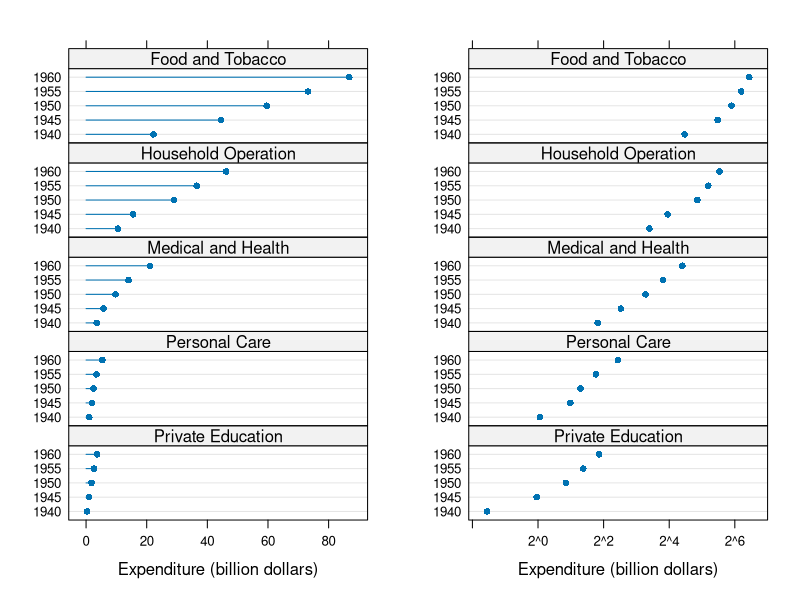
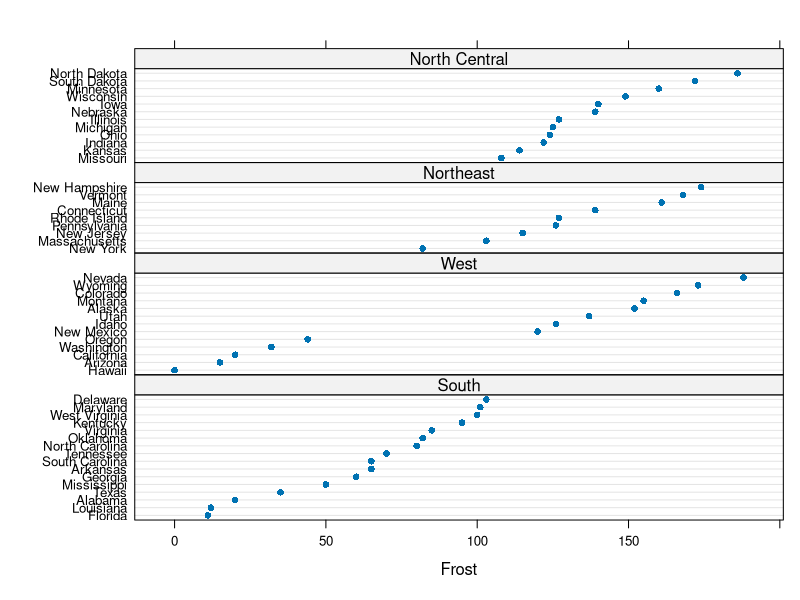
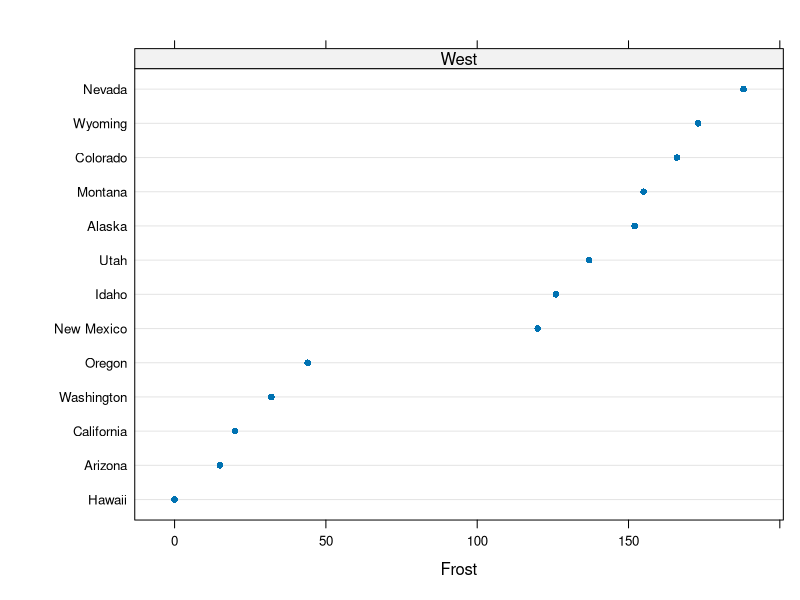
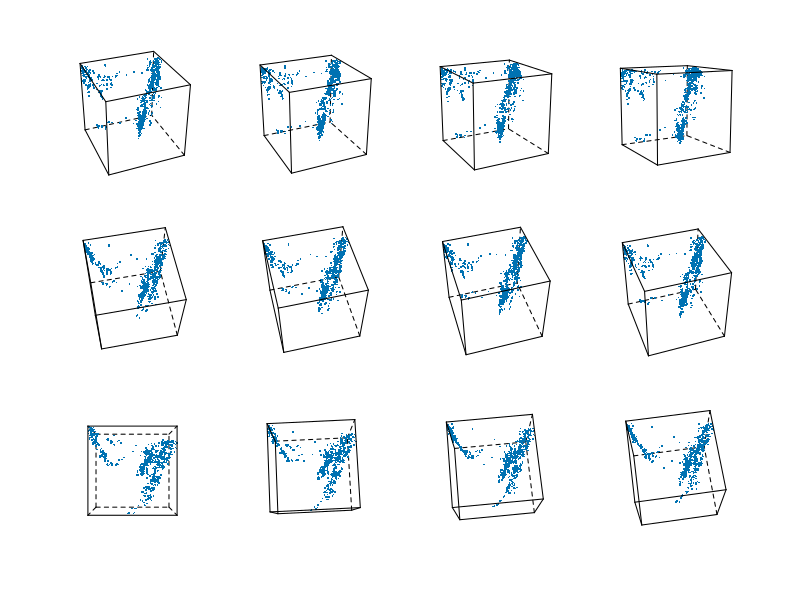
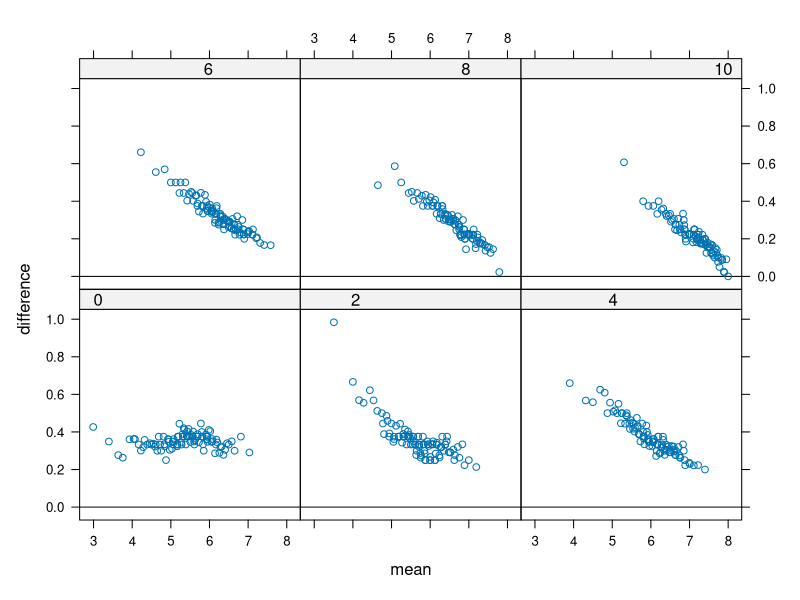
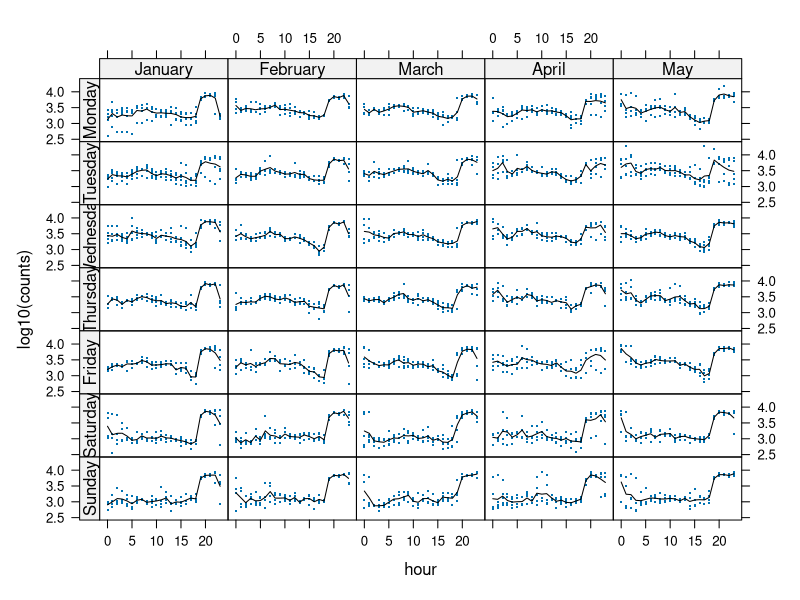

These charts were generated, in order, by the following R code:
#' ---
#' title: "Ch11 - Manipulating the *trellis* object"
#' author:
#' date: 
#' output:
#'    html_document:
#'      keep_md: true
#'      toc: true
#'      toc_depth: 2
#' ---

library(lattice)

#' Topics covered:
#'
#' - Methods for "trellis" objects
#' - Tukey mean-difference plot
#' - Other specialized manipulations
#'

methods(class = "trellis")
methods(class = "shingle")
methods(generic.function = "barchart")

dp.uspe <- 
  dotplot(t(USPersonalExpenditure), 
          groups = FALSE, 
          index.cond = function(x, y) median(x),
          layout = c(1, 5), 
          type = c("p", "h"),
          xlab = "Expenditure (billion dollars)")
dp.uspe.log <- 
  dotplot(t(USPersonalExpenditure), 
          groups = FALSE, 
          index.cond = function(x, y) median(x),
          layout = c(1, 5), 
          scales = list(x = list(log = 2)),
          xlab = "Expenditure (billion dollars)")

#' ## Figure 11.1
plot(dp.uspe,     split = c(1, 1, 2, 1), more = TRUE)
plot(dp.uspe.log, split = c(2, 1, 2, 1), more = FALSE)

state <- data.frame(state.x77, state.region, state.name)
state$state.name <- 
  with(state, reorder(reorder(state.name, Frost), 
                      as.numeric(state.region)))
dpfrost <- 
  dotplot(state.name ~ Frost | reorder(state.region, Frost),
          data = state, layout = c(1, 4),
          scales = list(y = list(relation = "free")))
summary(dpfrost)

#' ## Figure 11.2
plot(dpfrost, 
     panel.height = list(x = c(16, 13, 9, 12), unit = "null"))

#' ## Figure 11.3
update(trellis.last.object(), layout = c(1, 1))[2]

npanel <- 12
rot <- list(z = seq(0, 30, length = npanel), 
            x = seq(0, -80, length = npanel))
quakeLocs <-
  cloud(depth ~ long + lat, quakes, pch = ".", cex = 1.5,
        panel = function(..., screen) {
          pn <- panel.number()
          panel.cloud(..., screen = list(z = rot$z[pn], 
                                         x = rot$x[pn]))
        },
        xlab = NULL, ylab = NULL, zlab = NULL, 
        scales = list(draw = FALSE), zlim = c(690, 30), 
        par.settings = list(axis.line = list(col="transparent")))

#' ## Figure 11.4
quakeLocs[rep(1, npanel)]

data(Chem97, package="mlmRev")
ChemQQ <- 
  qq(gender ~ gcsescore | factor(score), Chem97, 
     f.value = ppoints(100), strip = strip.custom(style = 5))

#' ## Figure 11.5
tmd(ChemQQ)

library("latticeExtra")
data(biocAccess)
baxy <- xyplot(log10(counts) ~ hour | month + weekday, biocAccess,
               type = c("p", "a"), as.table = TRUE,
               pch = ".", cex = 2, col.line = "black")
dimnames(baxy)$month
dimnames(baxy)$month <- month.name[1:5]
dimnames(baxy)

#' ## Figure 11.6
useOuterStrips(baxy)
